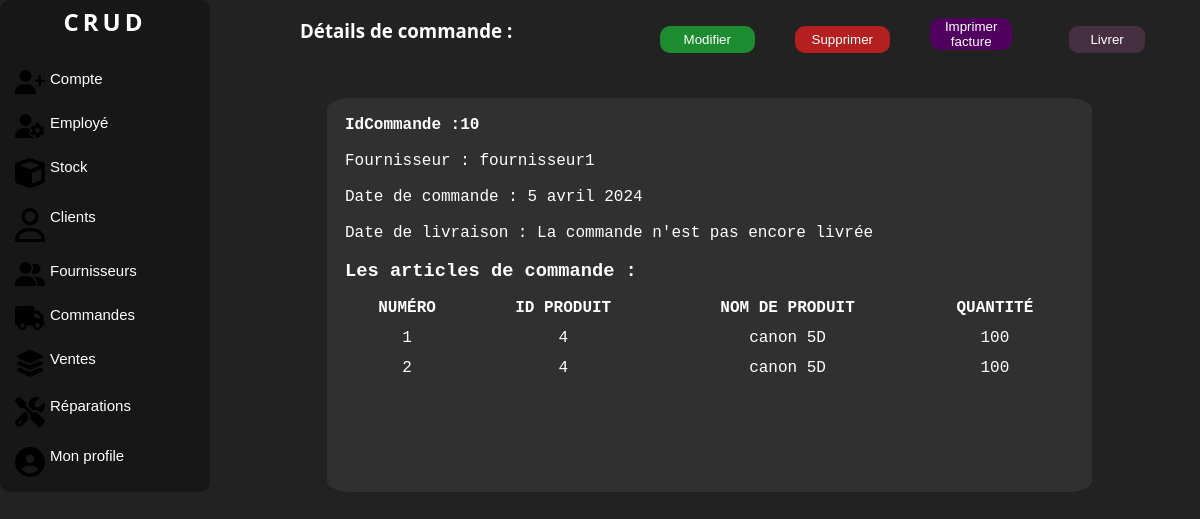
The app's page /commande/10/ (signed in), older data.
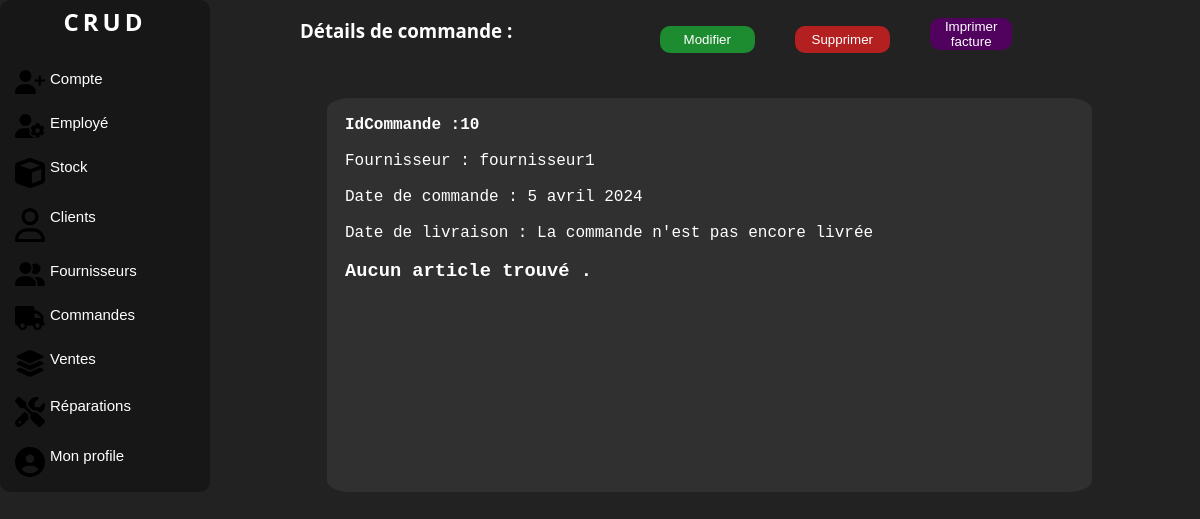
The same page, newer data.
### manager/models.py (models this page shows, shortened)
class PurchaseOrderItem(models.Model):
    purchase_order = models.ForeignKey(PurchaseOrder, on_delete=models.CASCADE, db_column='Commande')
    product = models.ForeignKey(Product, on_delete=models.CASCADE, db_column='Produit')
    quantity = models.PositiveIntegerField(db_column='Quantité', validators=[MinValueValidator(1, message="La quantité doit être supérieure à 0")])
    purchase_price = models.PositiveIntegerField(db_column='Prix d\'achat')  # Dynamic price for purchase order
    class Meta:
        db_table = 'ArticleCommande'

class Product(models.Model):
    STATE_CHOICES = [
        ('En vente', 'En vente'),
        ('En réparation', 'En réparation'),
    ]
    name = models.CharField(max_length=100, db_column='Nom', unique=True)
    category = models.ForeignKey(Category, on_delete=models.SET_DEFAULT, default=1, db_column='Catégorie')
    description = models.TextField(db_column='Description', default='Pas de description')
    state = models.CharField(max_length=20, choices=STATE_CHOICES, default='En vente', db_column='État')
    quantity = models.PositiveIntegerField(default=0, blank=True, null=True, db_column='Quantité')
    initial_buying_price = models.PositiveIntegerField(blank=True, null=True,
                                               db_column='Prix d\'achat initiale')
    initial_selling_price = models.PositiveIntegerField(blank=True, null=True,
                                                db_column='Prix de vente initiale')
    supplier = models.ForeignKey(Supplier, on_delete=models.SET_NULL, null=True, blank=True, db_column='Fournisseur')
    class Meta:
        db_table = 'Produit'
        verbose_name = _('Produit')

### manager/views.py (the view)
# urls.py: path('commande/<int:pk>/', views.PurchaseOrderDetailView.as_view(), name='purchase-order-detail'),
class PurchaseOrderDetailView(LoginRequiredMixin, DetailView):
    model = PurchaseOrder
    template_name = 'detaillcommande.html'
    context_object_name = 'purchase_order'
    def get_context_data(self, **kwargs):
        context = super().get_context_data(**kwargs)
        purchase_order_items = PurchaseOrderItem.objects.filter(purchase_order=self.object)
        context[
            'purchase_order_items_exist'] = purchase_order_items.exists()  # Check if there are any purchase order items
        item_totals = [item.purchase_price * item.quantity for item in purchase_order_items]
        purchase_order_total = sum(item_totals)
        context['purchase_order_items'] = zip(purchase_order_items, item_totals)  # Pass both the items and their totals
        context['purchase_order_total'] = purchase_order_total
        return context

### manager/models.py (called while the page is built)
    def __str__(self):
        return self.name

### manager/templatetags/auth_extras.py (called while the page is built)
@register.filter(name='has_group')
def has_group(user, group_name):
    group = Group.objects.get(name=group_name)
    return True if group in user.groups.all() else False

### manager/templates/detaillcommande.html (shortened to what the changed rows need)
{% load static %}
{% load auth_extras %}
<!DOCTYPE html>
<html lang="en">
<head>
    <link rel="stylesheet" href="{% static 'css/style.css' %}">
    <link rel="stylesheet" href="{% static 'css/accueil.css' %}">
</head>
<body>
<div class="corp">
    <div class="nav">
        <div class="logo">
            <a href="{% url 'home' %}" class="link"><h2>CRUD</h2></a>
        </div>
        <br>
    </div>
    <div class="liste">
        <div class="c111">
            <div>
                {% if not purchase_order.delivery_date and purchase_order_items_exist %}
                <form method="post" action="{% url 'deliver-purchase-order' pk=purchase_order.pk %}">
                    <input type="submit" id="livrer" value="Livrer" class="btn btn-primary">
                </form>
                {% endif %}
            </div>
        </div>
        <div class="c22" id="partieImprimer">
            <p><strong> IdCommande :{{purchase_order.id}}</strong></p><br>
            <p>Fournisseur : {{purchase_order.supplier}}</p><br>
            <p>Date de commande : {{purchase_order.order_date}}</p><br>
            <p>Date de livraison :
                {% if purchase_order.delivery_date %}
                {{ purchase_order.delivery_date }}
                {% else %}
                La commande n'est pas encore livrée
                {% endif %}
            </p><br>
            {% if purchase_order_items_exist %}
            <h3>Les articles de commande :</h3>
            <table>
                <thead>
                <tr>
                    <th>Numéro</th>
                    <th>Id Produit</th>
                    <th>Nom de produit</th>
                    <th>Quantité</th>
                </tr>
                </thead>
                <tbody>
                {% for item,total in purchase_order_items %}
                <tr>
                    <td>{{ forloop.counter }}</td>
                    <td>{{ item.product.id }}</td>
                    <td>{{ item.product.name }}</td>
                    <td>{{ item.quantity }}</td>
                </tr>
                {% endfor %}
                </tbody>
            </table>
            {% else %}
            <h3>Aucun article trouvé .</h3>
            {% endif %}
        </div>
    </div>
</div>
</body>
</html>

Row changes from the older to the newer data that the page shows:
removed PurchaseOrderItem: product.id "4", product.name "canon 5D", quantity "100"
removed PurchaseOrderItem: product.id "4", product.name "canon 5D", quantity "100"
Text that changed along with them:
form field value: "Livrer" → (not shown)
text no longer shown: "Les articles de commande : NUMÉRO ID PRODUIT NOM DE PRODUIT QUANTITÉ"
text now shown: "Aucun article trouvé ."
